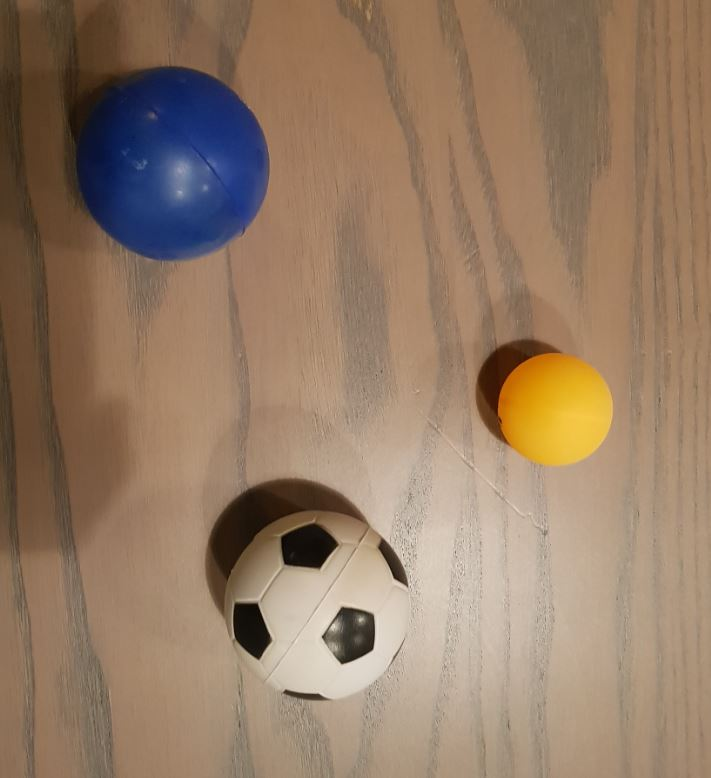
//> input picture img/ball.jpg, 711 x 778 px
$ ./main img/ball.jpg img/balsee.jpg img/balsee.jpg img/balsee.jpg   (built with g++ and OpenCV 4)
//> lines starting //> are read from the running program, lines starting //| are printed output that depends on the picture
### src/histogram.h
//
// Created by Gé on 2019. 02. 14..
//

#ifndef OPENCV_RUEPELLI_1_HISTOGRAM_H
#define OPENCV_RUEPELLI_1_HISTOGRAM_H
#include <iostream>
#include <opencv2/core.hpp>
#include <opencv2/imgproc.hpp>
#include <opencv2/highgui.hpp>

cv::Mat createHistogram(cv::Mat image);

#endif //OPENCV_RUEPELLI_1_HISTOGRAM_H

### src/sorting.h
//
// Created by EXEC_NOIR on 2/4/2019.
//
#ifndef OPENCV_RUEPELLI_1_SORTING_H
#define OPENCV_RUEPELLI_1_SORTING_H

#include <iostream>
#include <vector>
#include <algorithm>
#include <opencv2/core/utility.hpp>

int* insertion_sort(int *array, int size, int command = 1);
std::vector<int> insertion_sort(std::vector<int>& vector, int size, int command = 1);

void sortVector(std::vector<int> &unsorted, int low, int high, int &counter, int order = 1);
void sortArray(int* array, int low, int high, int &counter, int order = 1);
std::vector<int> quickSort(std::vector<int> unsorted, int low, int high, int &counter, int order = 1);
int* quickSort(int* array, int low, int high, int &counter, int order = 1);


#endif //OPENCV_RUEPELLI_1_SORTING_H

### database_handler.h
#ifndef OPENCV_RUEPELLI_1_CRUD_H
#define OPENCV_RUEPELLI_1_CRUD_H

//#include <sqlite3/sqlite3.h>
#include <iostream>
#include <cstring>
#include <opencv2/core/mat.hpp>
#include <opencv2/opencv.hpp>
//#include "../../../../../../sqlite3/include/sqlite3/sqlite3.h" // I need this, please don't delete it - F


static int callBack(void *NotUsed, int argc, char **argv, char **azColName);
int readDataBase(std::string databasePath);
int createRecord(std::string databasePath, std::string tableName, std::string path, double processingTime, int detectedCircles);
int deleteRecord(std::string databasePath, std::string tableName, int id);
int updateRecord(std::string databasePath, std::string tableName, std::string userCmdAfterSet);
int selectRecords(std::string databasePath, std::string tableName, std::string chooseRecord);

#endif //OPENCV_RUEPELLI_1_CRUD_H

### src/remove_background.h
#ifndef OPENCV_RUEPELLI_1_REMOVE_BACKGROUND_H
#define OPENCV_RUEPELLI_1_REMOVE_BACKGROUND_H

#include <iostream>
#include <opencv2/core.hpp>
#include <opencv2/imgproc.hpp>
#include <opencv2/highgui.hpp>

cv::Mat removeLight(cv::Mat image, cv::Mat pattern);
cv::Mat removeLightWithDivision(cv::Mat image, cv::Mat pattern);
void thresholding (cv::Mat image, cv::Mat dst);
void thresholdingInv (cv::Mat image, cv::Mat dst);
cv::Mat createLightPattern(cv::Mat image);

#endif //OPENCV_RUEPELLI_1_REMOVE_BACKGROUND_H

### src/database_handler.h
#ifndef OPENCV_RUEPELLI_1_CRUD_H
#define OPENCV_RUEPELLI_1_CRUD_H

//#include <sqlite3/sqlite3.h>
#include <iostream>
#include <cstring>
#include <opencv2/core/mat.hpp>
#include <opencv2/opencv.hpp>
//#include "../../../../../../sqlite3/include/sqlite3/sqlite3.h" // I need this, please don't delete it - F


static int callBack(void *NotUsed, int argc, char **argv, char **azColName);
int readDataBase(std::string databasePath);
int createRecord(std::string databasePath, std::string tableName, std::string path, double processingTime, int detectedCircles);
int deleteRecord(std::string databasePath, std::string tableName, int id);
int updateRecord(std::string databasePath, std::string tableName, std::string userCmdAfterSet);
int selectRecords(std::string databasePath, std::string tableName, std::string chooseRecord);

#endif //OPENCV_RUEPELLI_1_CRUD_H

### src/detect_circles.h
//
// Created by EXEC_NOIR on 1/30/2019.
//

#ifndef OPENCV_RUEPELLI_1_DETECTCIRCLES_H
#define OPENCV_RUEPELLI_1_DETECTCIRCLES_H

#include <iostream>
#include <opencv2/core.hpp>
#include <opencv2/imgproc.hpp>
#include <opencv2/highgui.hpp>
#include "database_handler.h"
#include "remove_background.h"


int detectCircle(cv::Mat img);


#endif //OPENCV_RUEPELLI_1_DETECTCIRCLES_H

### src/detect_circles.cpp
//
// Created by EXEC_NOIR on 1/29/2019.
//

#include "detect_circles.h"

int detectCircle(cv::Mat img)
{
    int result;

    sharpening(img);
    cv::blur(img, img, cv::Size(5, 5));
    std::vector<cv::Vec3f> circles;
    cv::HoughCircles(img, circles, cv::HOUGH_GRADIENT, 1, img.rows / 4, 50, 130, 0, 0);

    cv::Mat maskedImage;
    cv::Mat mask(img.rows, img.cols, img.type());
    mask.setTo(cv::Scalar(0,0,0));

    for (size_t i = 0; i < circles.size(); i++) {
        cv::Vec3i c = circles[i];
        cv::Point center = cv::Point(c[0], c[1]);
        //  circle(img, center, 1, cv::Scalar(0, 100, 100), 3, cv::LINE_AA);
        int radius = c[2];
        circle(img, center, radius, cv::Scalar(255, 0, 255), 3, cv::LINE_AA);

        int centerX = c[0];
        int centerY = c[1];
        char buffer[11];
        sprintf(buffer, "area = %d", radius * radius);
        cv::putText(img, buffer, cv::Point(centerX - radius / 2, centerY - radius / 2), cv::FONT_HERSHEY_SIMPLEX, 0.5,
                    cv::Scalar(165, 115, 147), 1, 8, false);
        char buffer2[11];
        sprintf(buffer, "X = %d", c[0]);
        sprintf(buffer2, "Y = %d", c[1]);
        cv::putText(img, buffer, cv::Point(centerX - radius / 2, centerY + radius / 4), cv::FONT_HERSHEY_SIMPLEX, 0.5,
                    cv::Scalar(165, 115, 147), 1, 8, false);
        cv::putText(img, buffer2, cv::Point(centerX - radius / 4, centerY + radius / 2), cv::FONT_HERSHEY_SIMPLEX, 0.5,
                    cv::Scalar(165, 115, 147), 1, 8, false);

    }
    result = circles.size();
    imshow("Detected circles", img);

    for( size_t i = 0; i < circles.size(); i++ )
    {
        cv::Point center(cvRound(circles[i][0]), cvRound(circles[i][1]));
        int radius = cvRound(circles[i][2]);
        circle( mask, center, radius, cv::Scalar(255,255,255), -1, 8);
    }
    img.copyTo(maskedImage, mask);
    imshow("maskedImage", maskedImage);

    return result;
}

### main.cpp
#include <opencv2/highgui/highgui.hpp>
#include <opencv2/opencv.hpp>
#include <opencv2/core/core.hpp>
#include <cstdlib>
#include <iostream>
#include <time.h>
#include <opencv2/core/utility.hpp>

#include "detect_circles.h"
#include "database_handler.h"
#include "remove_background.h"
#include "sorting.h"
#include "histogram.h"

cv::Mat img;
cv::Mat smoothed_img;
cv::Mat shapes;
cv::Mat points;
cv::Mat testPicture;
int v_median = 0;
int v_gaussian = 0;

void gaussian(int, void *);
void median(int, void *);
void bluring_image();

int main(int argc, char* argv[])
{
    img = cv::imread(argv[1], cv::IMREAD_GRAYSCALE);
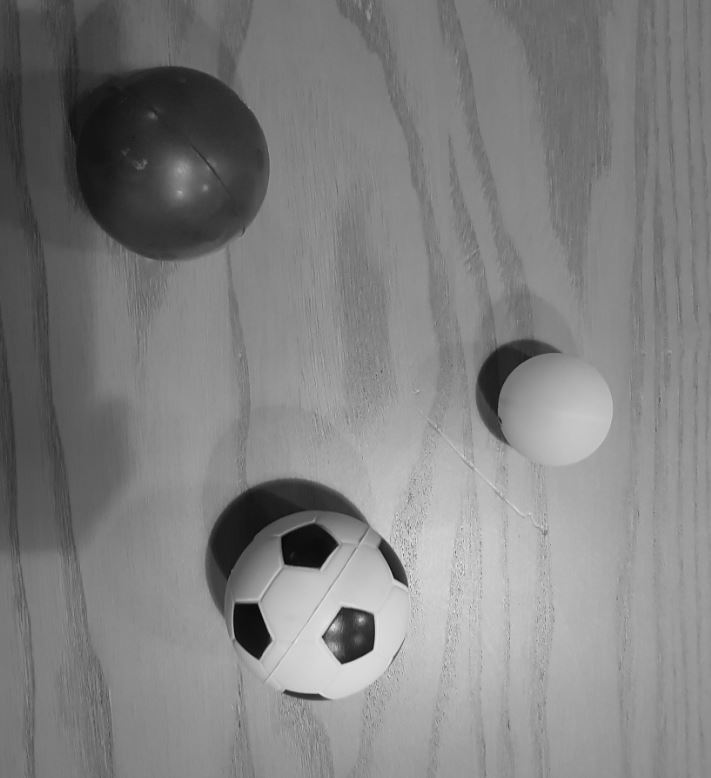
//> img: 778 rows x 711 cols, CV_8UC1; min 4, max 234, mean 128.2
    shapes = cv::imread(argv[2], cv::IMREAD_GRAYSCALE);
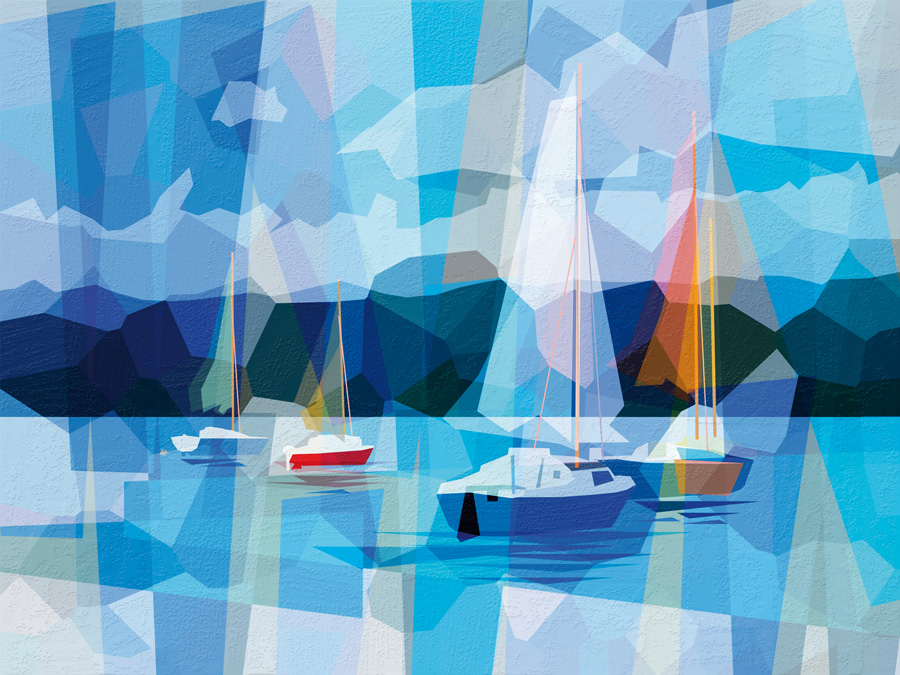
//> input picture img/balsee.jpg, 900 x 675 px
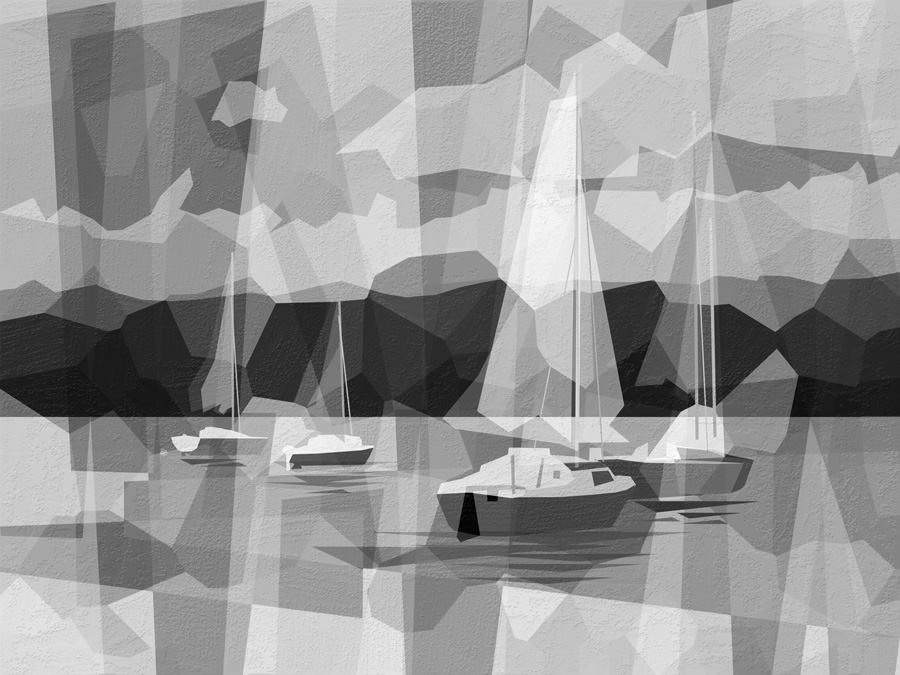
//> shapes: 675 rows x 900 cols, CV_8UC1; min 0, max 254, mean 150.7
    points = cv::imread(argv[3], cv::IMREAD_COLOR);
//> points is the input picture: 675 rows x 900 cols, CV_8UC3; mean B, G, R 195.7, 163.9, 107.7
    testPicture = cv::imread(argv[4], cv::IMREAD_GRAYSCALE);

    if (!img.data) {
        std::cout << "Could not open or find the image" << std::endl;
        return -1;
    }

//> (the run ends here: the program needs code that is not available in this run, at `sharpening(img);`)
